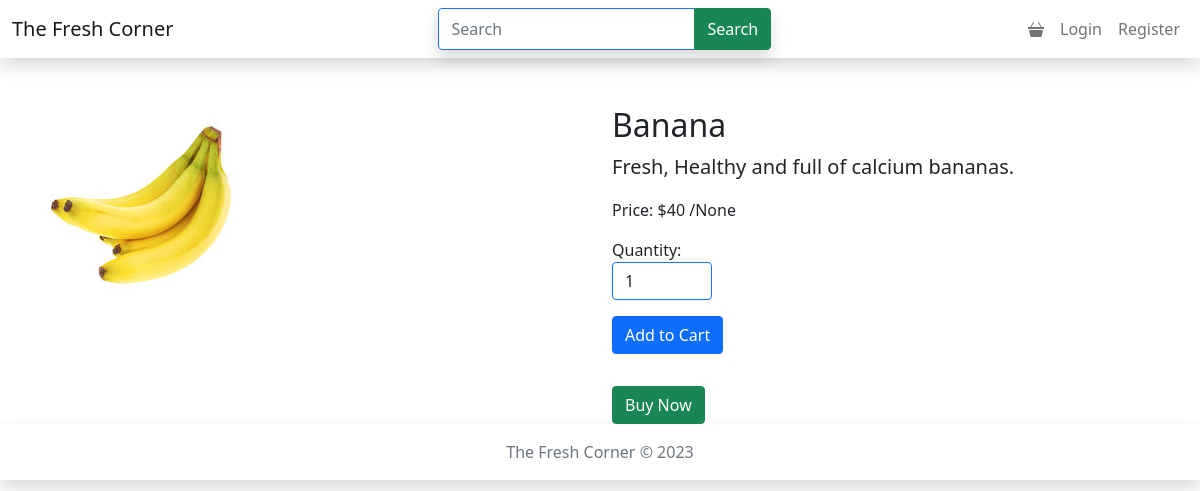
The app's page /product/2 with its own data.
### FreshCorner/model.py (models this page shows)
class Product(db.Model):
    id = db.Column(db.Integer(), primary_key= True)
    name = db.Column(db.String(100), nullable=False)
    MFD = db.Column(db.String())
    EXP = db.Column(db.String())
    rate = db.Column(db.Integer(), nullable=False)
    unit = db.Column(db.String())
    description = db.Column(db.String())
    image = db.Column(db.Text, unique = True, nullable=False)
    mimetype = db.Column(db.Text, nullable=False)
    quantity = db.Column(db.Integer(), nullable=False)
    category_id = db.Column(db.Integer(), db.ForeignKey('category.id'), nullable = False)
    catagory = db.relationship('Category', backref=db.backref('products', lazy=True))
    deleted = db.Column(db.Boolean(), default=False)

### FreshCorner/public.py (the view)
@app.route('/product/<int:product_id>')
def detail(product_id):
    product = Product.query.get_or_404(product_id)
    return render_template('product_detail.html', product=product)

### templates/product_detail.html (shortened to what this page needs)
{% extends 'base.html' %}
{% block content %}
<div class="container mt-4">
    <div class="row">
        <div class="col-md-6">
            <img src="{{ url_for('static', filename='product_img/' + product.image) }}" alt="{{ product.name }}" class="img-fluid mb-3">
        </div>
        <div class="col-md-6">
            <h2>{{ product.name }}</h2>
            <p class="lead">{{ product.description }}</p>
            <p class="font-weight-bold">Price: ${{ product.rate }} /{{product.unit}}</p>
            {% if 10 > product.quantity > 0 %}
            <p class="font-weight-bold">only {{ product.quantity }} left</p>
            {% elif product.quantity == 0 %}
            <p class="font-weight-bold">Out of Stock! stock will refill soon.</p>
            {% else %}
            <form action="{{ url_for('cart.add_to_cart', product_id=product.id) }}" method="post" class="mt-3">
                <div class="form-group">
                    <label for="quantity">Quantity:</label>
                    <input type="number" id="quantity" name="quantity" value="1" min="1" class="form-control" style="width: 100px;">
                </div>
                <button type="submit" class="btn btn-primary mt-3">Add to Cart</button>
            </form>
            <form action="{{ url_for('cart.add_to_cart', product_id=product.id) }}" method="post" class="mt-3">
                <button type="submit" class="btn btn-success mt-3">Buy Now</button>
            </form>
            {% endif %}
        </div>
    </div>
</div>
{% endblock %}

### static/style.css (style rules this page uses)
.input:focus, input:valid { outline: none; border: 1.5px solid #1a73e8; }

### records on screen
Product: image+name (picture), name "Banana", description "Fresh, Healthy and full of calcium bananas.", rate "40", unit "None"
